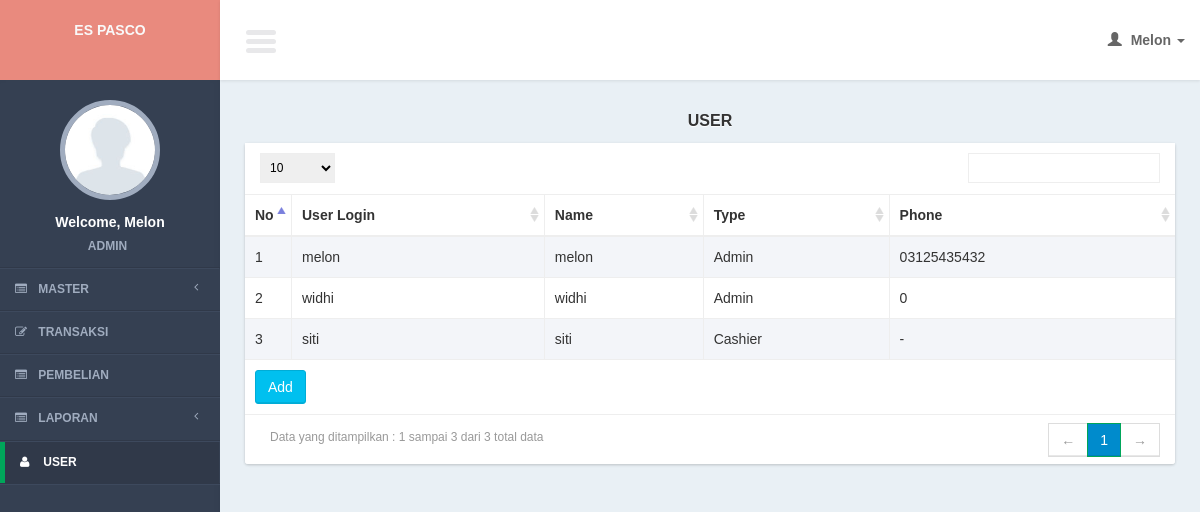
The page /controllers/user.php (signed in) on the database its author committed.
### tables this page shows
CREATE TABLE `users` (
  `user_id` int(11) NOT NULL,
  `user_type_id` int(11) DEFAULT NULL,
  `user_login` varchar(100) DEFAULT NULL,
  `user_password` varchar(100) DEFAULT NULL,
  `user_name` varchar(100) DEFAULT NULL,
  `user_code` varchar(100) DEFAULT NULL,
  `user_phone` varchar(100) DEFAULT NULL,
  `user_img` text NOT NULL,
  `user_active_status` int(11) NOT NULL
);

### models/user_model.php (called while the page is built, shortened)
<?php
function select(){
	global $mysqli;
	$query = mysqli_query($mysqli, "select * from users");
	return $query;
}
?>

### views/user/list.php (the view, shortened to what this page needs)
     <section class="content">
         <div class="row">
             <div class="col-xs-12">
                  <div class="title_page"> <?= $title ?></div>
                 <div class="box">
                     <div class="box-body2 table-responsive">
                         <table id="example1" class="table table-bordered table-striped">
                             <thead>
                                 <tr>
                                 <th width="5%">No</th>
                                     <th>User Login</th>
                                     <th>Name</th>
                                       <th>Type</th>
                                        <th>Phone</th>
                                 </tr>
                             </thead>
                             <tbody>
                                 <?php
                                $no = 1;
                                 while($row = mysqli_fetch_array($query)){
                                 ?>
                                 <tr>
                                 <td><?= $no?></td>
                                    <td><?= $row['user_login']?></td>
                                     <td><?= $row['user_name']?></td>
                                     <?php
	$user_type = array('','Admin',"Owner", "Cashier");
                                     ?>
                                     <td><?= $user_type[$row['user_type_id']]?></td>
                                      <td><?= $row['user_phone']?></td>
                                 </tr>
                                 <?php
$no++;
                                 }
                                 ?>
                             </tbody>
                               <tfoot>
                                 <tr>
                                     <td colspan="5"><a href="<?= $add_button ?>" class="btn btn-info " >Add</a></td>
                                 </tr>
                             </tfoot>
                         </table>
                     </div>
                 </div>
             </div>
         </div>
     </section>

### css/AdminLTE.css (style rules this page uses)
html { font-family: 'Source Sans Pro', sans-serif; -webkit-font-smoothing: antialiased; min-height: 100%; background: #E9F0F5; }
body { font-family: 'Source Sans Pro', sans-serif; -webkit-font-smoothing: antialiased; min-height: 100%; background: #E9F0F5; }
a { color: #3c8dbc; }
.content { padding: 30px 10px; }
.table-striped > tbody > tr:nth-child(odd), .table-striped > tbody > tr:nth-child(odd) { background:#F3F5F9; }
.box { position: relative; margin-bottom: 20px; -webkit-border-radius: 3px; -moz-border-radius: 3px; border-radius: 3px !important; width: 100%; background:#fff; box-shadow: 0 1px 3px rgba(0, 0, 0, 0.1); }
.box .box-body2 { background:#fff; -webkit-border-top-left-radius: 0; -webkit-border-top-right-radius: 0; -webkit-border-bottom-right-radius: 3px; -webkit-border-bottom-left-radius: 3px; -moz-border-radius-topleft: 0; -moz-border-radius-topright: 0; -moz-border-radius-bottomright: 3px; -moz-border-radius-bottomleft: 3px; border-top-left-radius: 0; border-top-right-radius: 0; border-bottom-right-radius: 3px; border-bottom-left-radius: 3px; box-shadow: 0 1px 3px rgba(0, 0, 0, 0.1); }
.btn { font-weight: 500; -webkit-border-radius: 3px; -moz-border-radius: 3px; border-radius: 3px; border: 1px solid transparent; -webkit-box-shadow: inset 0px -2px 0px 0px rgba(0, 0, 0, 0.09); -moz-box-shadow: inset 0px -2px 0px 0px rgba(0, 0, 0, 0.09); box-shadow: inset 0px -1px 0px 0px rgba(0, 0, 0, 0.09); }
.btn.btn-info { background-color: #00c0ef; border-color: #00acd6; }
.title_page { font-size:medium; text-align:center; font-weight:bold; margin-bottom:10px; text-shadow: 0 1px 1px #ffffff; text-transform:uppercase; }

### css/tooltip/tooltip-classic.css (style rules this page uses)
html, body { margin:0; height:100%; }

### rows shown on the page
users: user_login "melon", user_name "melon", user_type "Admin", user_phone "03125435432"
users: user_login "widhi", user_name "widhi", user_type "Admin", user_phone "0"
users: user_login "siti", user_name "siti", user_type "Cashier", user_phone "-"

### other values the page prints
$user_data[0] "Melon"
$user_data[1] "ADMIN"
$title "USER"
